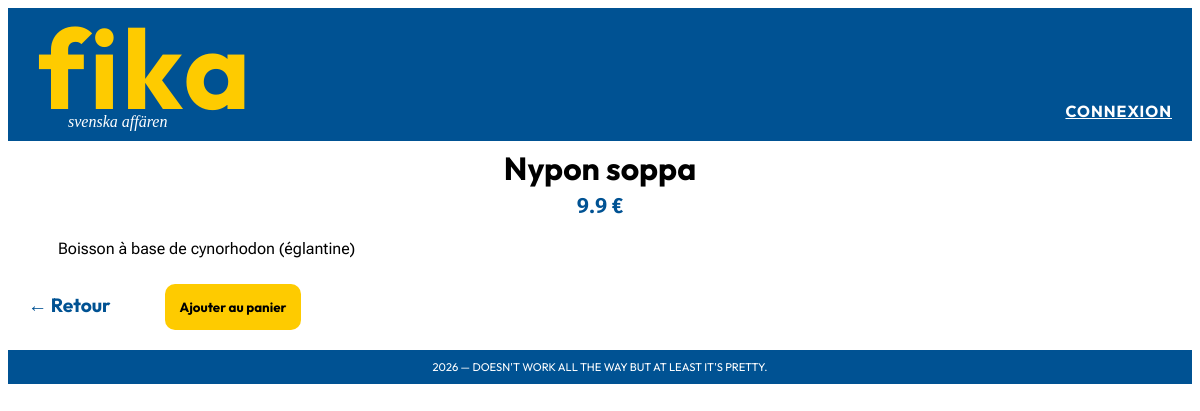
The app's page /?page=product&id=2 with its own data.
### tables this page shows
CREATE TABLE products (
    `id` INT AUTO_INCREMENT PRIMARY KEY,
    `name` VARCHAR(255) NOT NULL,
    `price` DECIMAL (10, 2),
    `description` TEXT,
    `created_at` DATE
);

### controller/ProductController.php (called while the page is built, shortened)
<?php
require_once __DIR__ . '/../repository/ProductRepository.php';
require_once __DIR__ . '/../model/Product.php';
class ProductController
{
    public function displayProduct(): void
    {
        $pdo = getPDO();
        $id = (int)($_GET['id'] ?? 0);
        $repository = new ProductRepository($pdo);
        $product = $repository->getById($id);
        require_once __DIR__ . '/../view/product.php';
    }
}

### repository/ProductRepository.php (called while the page is built, shortened)
<?php
require_once __DIR__ . '/../model/Product.php';
class ProductRepository{
    private PDO $db;
    public function __construct(PDO $db)
    {
        $this->db = $db;
    }
public function getById(int $id): ?Product {
        $stmt = $this->db->prepare("SELECT * FROM products WHERE id = :id");
        $stmt->setFetchMode(PDO::FETCH_CLASS, 'Product');
        $stmt->execute(['id' => $id]);
        $product = $stmt->fetch();
        return $product ?: null;
    }
}

### model/Product.php (called while the page is built, shortened)
<?php
class Product{
    private string $name;
    private float $price;
    private string $description;
    public function getName(): string{
        return ($this->name);
    }
    public function getPrice(): float{
        return $this->price;
    }
    public function getDescription(): string{
        return $this->description;
    }
}

### view/product.php (the view, shortened to what this page needs)
<!DOCTYPE html>
<html lang="en">
<head>
</head>
<body>
    <?php include('./view/layout/header.php');?>
    <?php if (!$product): ?>
    <h2>Produit introuvable</h2>
    <a href="?page=products">Retour</a>
    <?php else: ?>
    <h2 class="product-title"><?= $product->getName() ?></h2>
    <p class="product-price"><?= $product->getPrice() ?> €</p>
    <p class="product-description"><?= $product->getDescription() ?></p>
    <a class="go-back" href="http://localhost/TP_MVC/">← Retour</a>
    <button class="product-add" type="button">Ajouter au panier</button>
    <?php endif; ?>
    <?php include('./view/layout/footer.php'); ?>
</body>
</html>

### public/css/style.css (style rules this page uses)
.product-title { font-family: "Outfit", sans-serif; line-height: 0px; font-size: 2em; text-align:center; }
.product-price { font-family:'Roboto Flex',sans-serif; font-size:1.3em; color: #005293; font-weight: bold; text-align:center; }
.product-description { font-family:'Roboto Flex',sans-serif; text-align:left; margin-left:50px; font-size:1em; }
.product-add { background: #fecb00; border: none; padding: 15px; border-radius: 10px; font-family: 'Outfit', sans-serif; font-weight: bold; margin:10px 0px 0px 50px; }
.go-back { text-decoration: none; color: #005293; font-weight: bold; font-size:1.2em; margin:15px 0px 0px 20px; font-family:'Outfit',sans-serif; }

### records on screen
products: name "Nypon soppa", price "9.9", description "Boisson à base de cynorhodon (églantine)"
